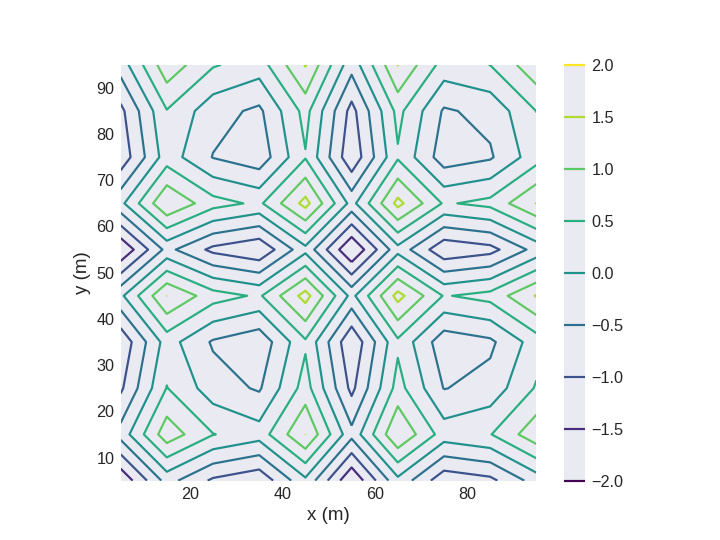

This chart was generated by the following Python code:
# 1. Visualising the scalar field using ``matplotlib``.

import discretisedfield as df
import math
# ...
p1 = (0, 0, 0)
p2 = (100, 100, 100)
n = (10, 10, 10)
mesh = df.Mesh(p1=p1, p2=p2, n=n)
def init_value(point):
    x, y, z = point
    return math.sin(x) + math.sin(y)
field = df.Field(mesh, dim=1, value=init_value)
# ...
field.plane('z').mpl.contour()
